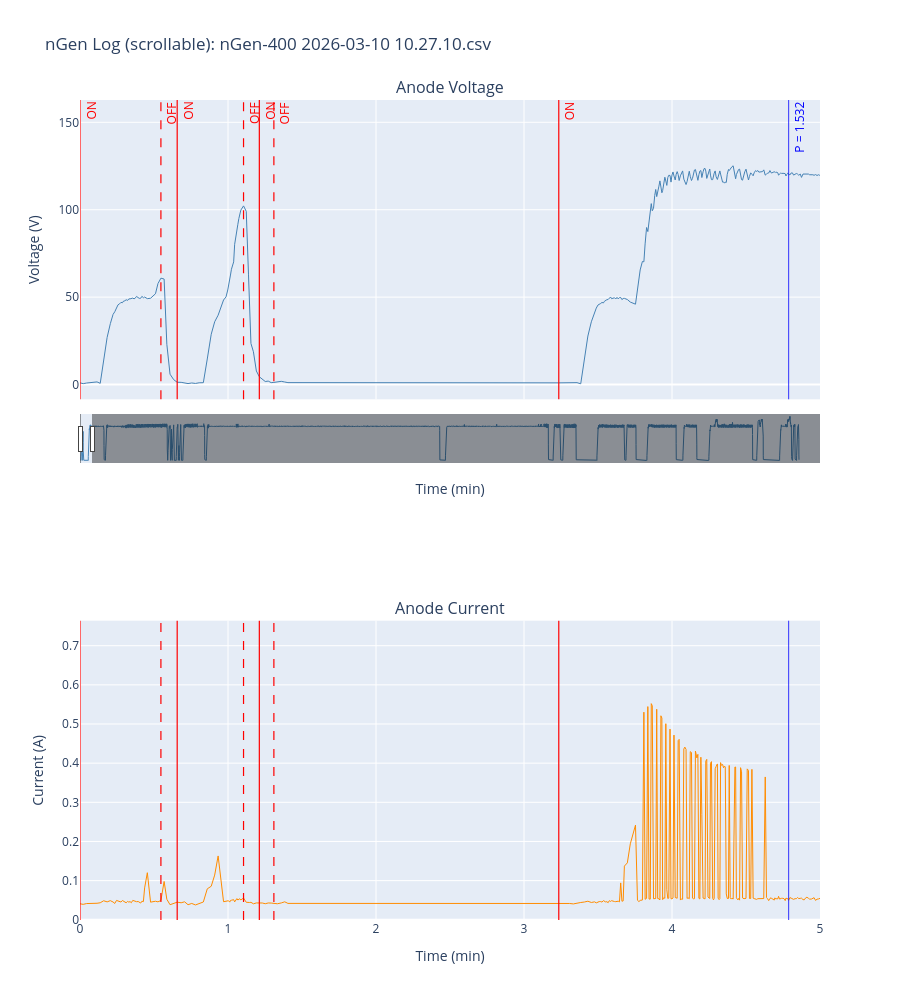

The cell this chart's notebook holds for it:
### Code cell
import plotly.graph_objects as go
from plotly.subplots import make_subplots

# Width of the visible window in minutes — adjust to zoom in/out
window_min = 5

fig = make_subplots(
    rows=2, cols=1,
    shared_xaxes=True,
    subplot_titles=('Anode Voltage', 'Anode Current'),
    vertical_spacing=0.27
)

fig.add_trace(
    go.Scatter(x=df['Time (min)'], y=df['Anode Voltage'],
               mode='lines', name='Anode Voltage',
               line=dict(color='steelblue', width=1)),
    row=1, col=1
)
fig.add_trace(
    go.Scatter(x=df['Time (min)'], y=df['Anode Current'],
               mode='lines', name='Anode Current',
               line=dict(color='darkorange', width=1)),
    row=2, col=1
)

_plotly_dash = {'solid': 'solid', 'dashed': 'dash'}

active_events = [ev for ev in events if event_checkboxes[ev['key']].value]

for ev in active_events:
    pd_dash = _plotly_dash[ev['dash']]
    line_style = dict(color=ev['color'], width=ev['lw'], dash=pd_dash)
    # Top subplot line + label
    fig.add_shape(type='line', x0=ev['time_min'], x1=ev['time_min'], y0=0, y1=1,
                  xref='x', yref='y domain',
                  line=line_style, row=1, col=1)
    fig.add_annotation(x=ev['time_min'], y=1, xref='x', yref='y domain',
                       text=ev['label'], showarrow=False,
                       font=dict(color=ev['color'], size=12),
                       xanchor='left', yanchor='top',
                       textangle=-90, row=1, col=1)
    # Bottom subplot line only
    fig.add_shape(type='line', x0=ev['time_min'], x1=ev['time_min'], y0=0, y1=1,
                  xref='x2', yref='y2 domain',
                  line=line_style, row=2, col=1)

t_min = df['Time (min)'].min()

fig.update_layout(
    title=f'nGen Log (scrollable): {os.path.basename(file_dropdown.value)}',
    height=1000,
    xaxis=dict(
        range=[t_min, t_min + window_min],
        rangeslider=dict(visible=True, thickness=0.06),
        title='Time (min)'
    ),
    xaxis2=dict(
        range=[t_min, t_min + window_min],
        title='Time (min)'
    ),
    yaxis=dict(title='Voltage (V)'),
    yaxis2=dict(title='Current (A)'),
    showlegend=False
)

fig.show()
